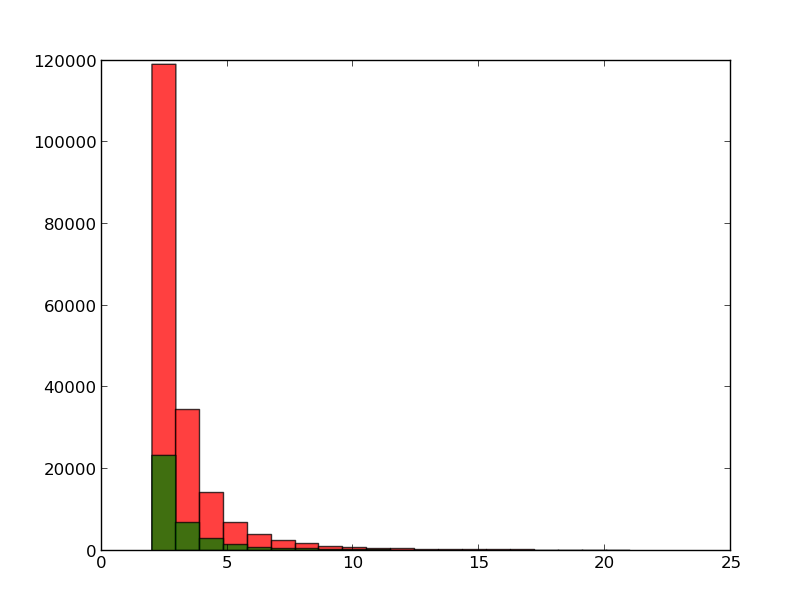

This chart was generated by the following Python code:
import matplotlib.pyplot as plt

f = open("train_small.csv", 'r')
g = open("test_small.csv", 'r')

#Skip the head line
f.readline()
g.readline()

################################################

train_label_data, train_feature_data = [], []

for line in f:
	labels = line.split(',')
	labels = map(str.strip, labels)
	feature = labels[-1].split(' ')
	labels[-1] = feature[0]
	feature = feature[1:]
	labels = map(int, labels)
	train_label_data.append(labels)
	feature = map(lambda x: map(int, x.split(':')), feature)
	feature = dict(feature)
	train_feature_data.append(feature)

f.close()

#################################################

test_feature_data = []

for line in g:
	feature = line.split(' ')
	feature = feature[1:]
	feature = map(lambda x: map(int, x.split(':')), feature)
	feature = dict(feature)
	test_feature_data.append(feature)

g.close()

#################################################

train_value_merge = [1700]
for feature in train_feature_data:
	train_value_merge.extend(feature.values())

test_value_merge = [1700]
for feature in test_feature_data:
	test_value_merge.extend(feature.values())

train_value_merge = filter(lambda x: x>1 and x<22, train_value_merge)
test_value_merge = filter(lambda x: x>1 and x<22, test_value_merge)

plt.hist(train_value_merge, 20, facecolor='r', alpha=0.75)
plt.hist(test_value_merge, 20, facecolor='g', alpha=0.75)
plt.show()
